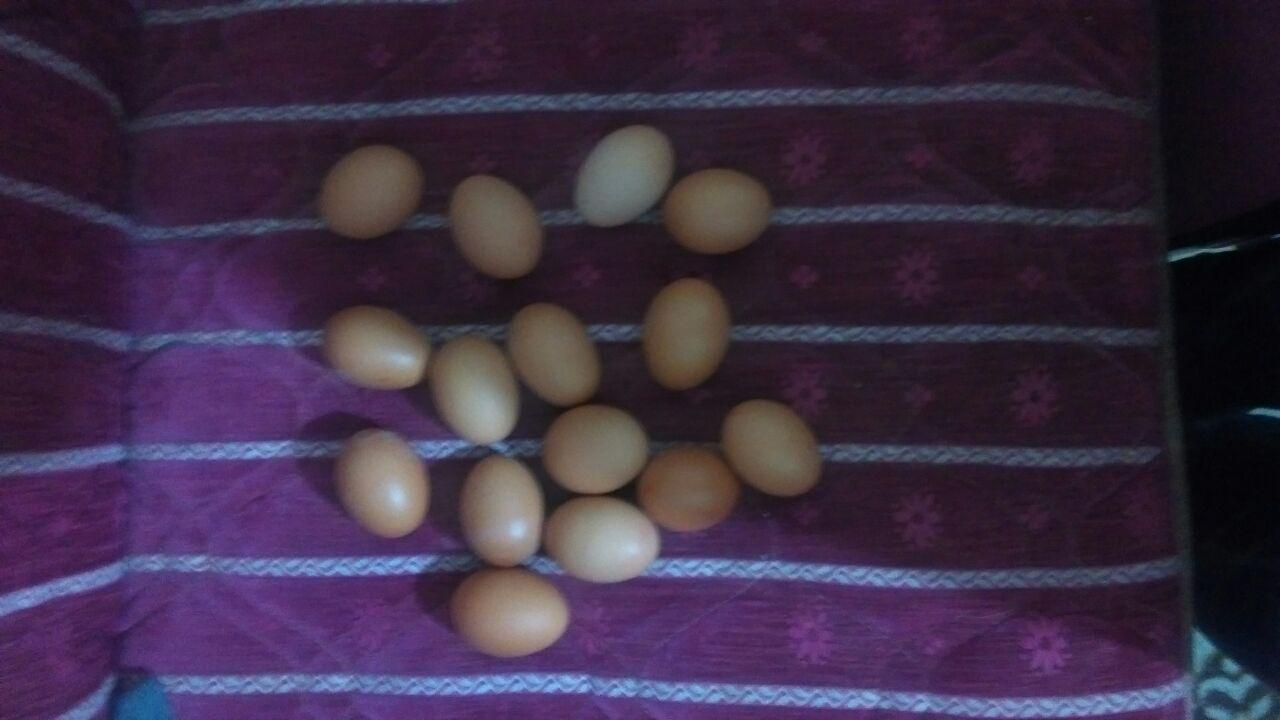
#> input picture deneyseti/goruntu2/problem2.jpg, 1280 x 720 px
$ python problem2.py
#> lines starting #> are read from the running program, lines starting #| are printed output that depends on the picture; after the words box and inside, x2 and y2 are one past the last pixel; in counts of white or black regions, pixels touching at a corner belong together
"""
mehmet kucuk 121024075
gorunut isleme proje
1) esikleme
2)ayrit saptama
3)morfolojic operator
4)baglanti bilesen analizi
5)cizgi/elips/daire tespiti
6)oznitelik cikartimi
"""
import numpy as np
import cv2
from skimage import measure
from imutils import contours
import imutils
import cv2
import numpy as np
from matplotlib import pyplot as plt
#gorutuyu iyilestirdim
img = cv2.imread("problem2.jpg",0)
#> img: shape (720, 1280); min 0, max 205, mean 52.8
kernel = np.ones((5,5),np.float32)/25
kernelone = np.ones((57,57))#dilation icin secilen matris
kernelTwo = np.ones((15,15))#erotion icın secilen matris
dst = cv2.filter2D(img,-1,kernel)
equ = cv2.equalizeHist(dst)
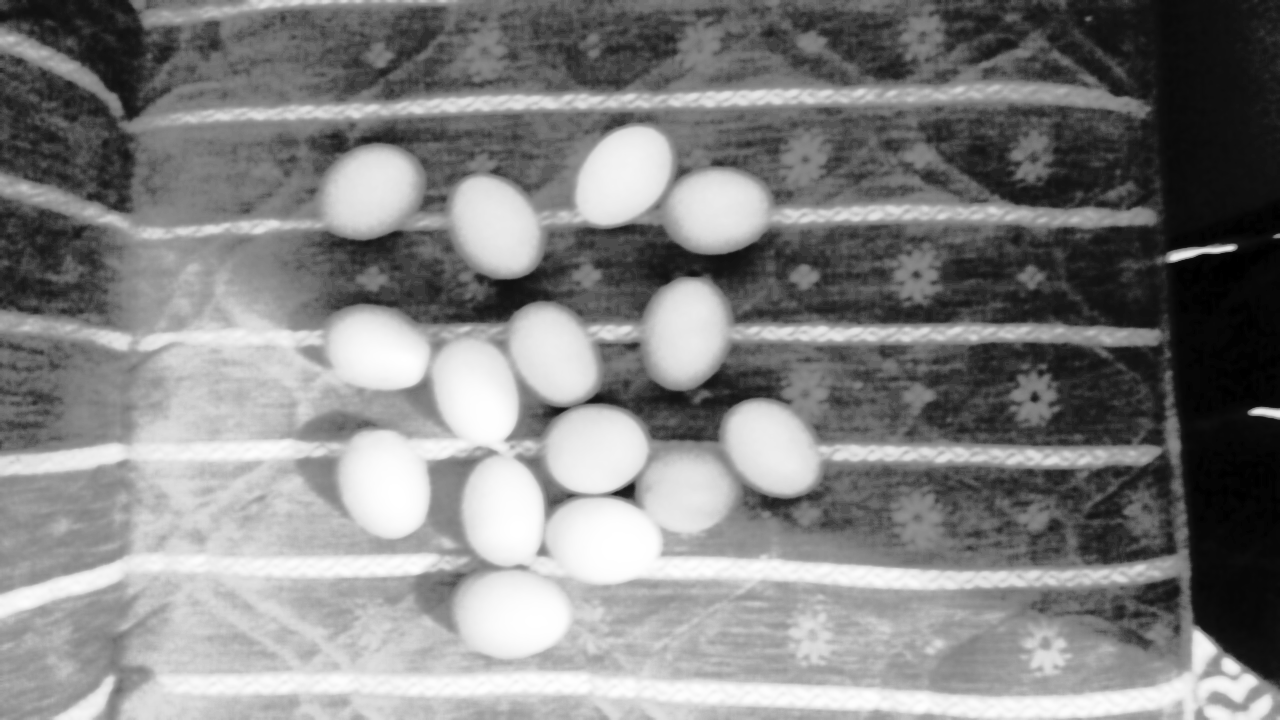
#> equ: shape (720, 1280); min 0, max 255, mean 129.5

# global thresholding
ret1,th1 = cv2.threshold(equ,170,255,cv2.THRESH_BINARY)
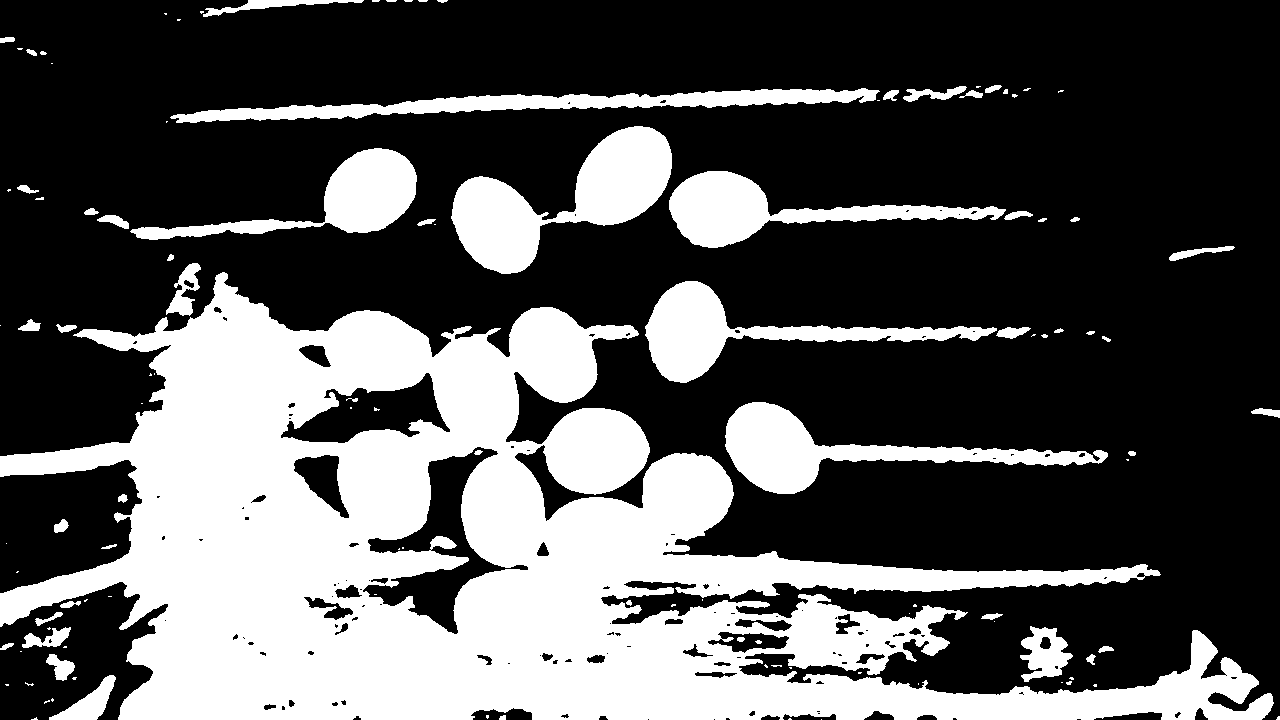
#> th1: shape (720, 1280); 33.4% white; 115 white regions (58 under 20 px), largest, box (x1, y1, x2, y2) and area: (0, 272, 1274, 720) 238319, (451, 126, 672, 274) 14088, (725, 402, 1108, 494) 10437

# Otsu's thresholding
th2 =cv2.adaptiveThreshold(equ,255,cv2.ADAPTIVE_THRESH_MEAN_C,cv2.THRESH_BINARY,111,0)
#> th2: shape (720, 1280); 40.1% white; 582 white regions (351 under 20 px), largest, box (x1, y1, x2, y2) and area: (0, 278, 1280, 720) 135549, (0, 0, 1156, 307) 77248, (0, 324, 543, 565) 36918

# Otsu's thresholding after Gaussian filtering
blur = cv2.GaussianBlur(img,(5,5),0)
ret3,th3 = cv2.threshold(blur,0,255,cv2.THRESH_BINARY+cv2.THRESH_OTSU)
#> th3: shape (720, 1280); 34.4% white; 148 white regions (79 under 20 px), largest, box (x1, y1, x2, y2) and area: (0, 262, 1274, 720) 244379, (450, 126, 672, 274) 14264, (725, 402, 1110, 495) 10676
#> ret3 = 61


# plot all the images and their histograms
images = [equ, 0, th1,
          equ, 0, th2,
          blur, 0, th3]
erosion = cv2.erode(images[5],kernelone,iterations = 1)#local thresholding uyguladiktan sonra backgroundu yok etmek için
#> erosion: shape (720, 1280); 0.3% white; 16 white regions (2 under 20 px), largest, box (x1, y1, x2, y2) and area: (373, 467, 397, 498) 514, (592, 534, 628, 551) 326, (677, 317, 697, 347) 304
dilation = cv2.dilate(erosion, kernelTwo, iterations=1)#kalan bölgeleri kalinlastirdimm
#> dilation: shape (720, 1280); 1.5% white; 15 white regions, largest, box (x1, y1, x2, y2) and area: (366, 460, 404, 505) 1480, (585, 527, 635, 558) 1264, (670, 310, 704, 354) 1200
titles = ['Original Noisy Image','Histogram','Global Thresholding (v=127)',
          'Original Noisy Image','Histogram',"Otsu's Thresholding",
          'Gaussian filtered Image','Histogram',"Otsu's Thresholding"]
#bölgeleri adlandirip saydim
labels = measure.label(dilation, neighbors=8, background=0)
#> labels: shape (720, 1280) int64; 16 distinct labels, from 0 to 15
mask = np.zeros(dilation.shape, dtype="uint8")

# loop over the unique components
for label in np.unique(labels):
	# if this is the background label, ignore it
	if label == 0:
		continue

	# otherwise, construct the label mask and count the
	# number of pixels
	labelMask = np.zeros(dilation.shape, dtype="uint8")
	labelMask[labels == label] = 255
	numPixels = cv2.countNonZero(labelMask)

	# if the number of pixels in the component is sufficiently
	# large, then add it to our mask of "large blobs"
	if numPixels > 300:
		mask = cv2.add(mask, labelMask)
#> this loop made 16 passes
#> numPixels on passes 2 to 13: 918, 1105, 844, 1049, 1200, 975, 451, 883, 547, 818, 1480, 459
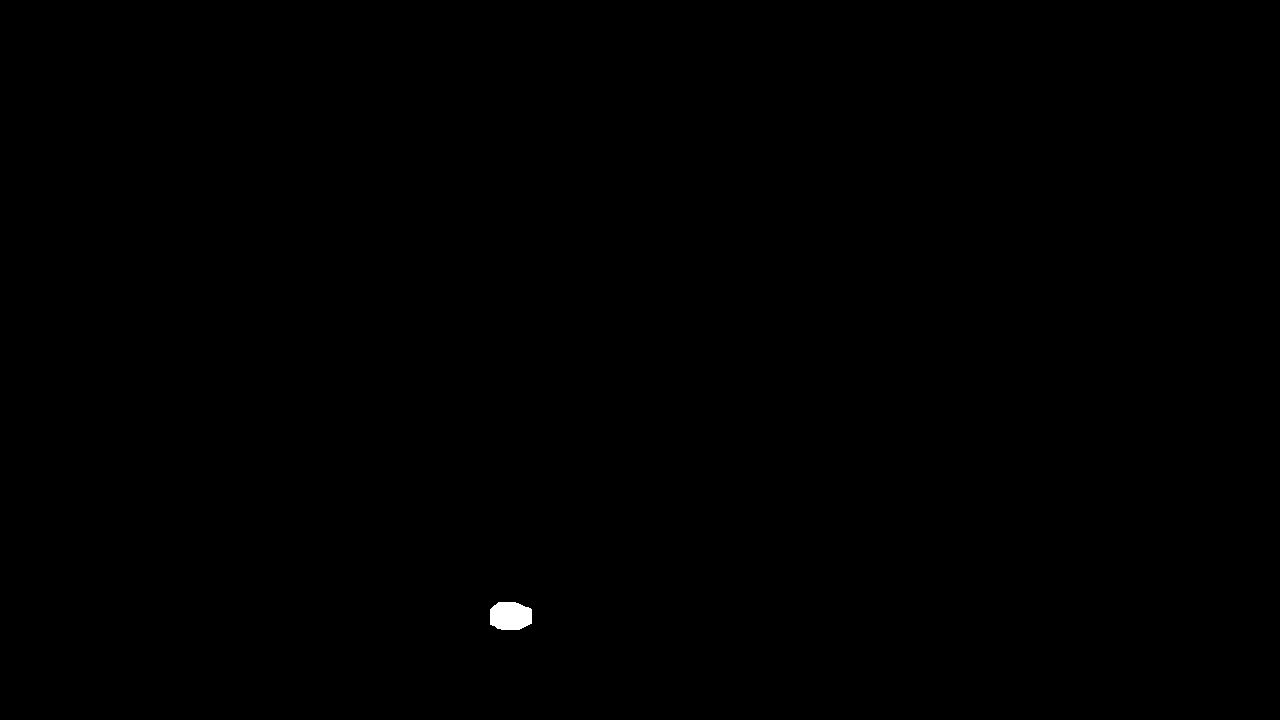
#> labelMask: shape (720, 1280); 0.11% white; 1 white region
# find the contours in the mask, then sort them from left to
# right
cnts = cv2.findContours(mask.copy(), cv2.RETR_EXTERNAL,cv2.CHAIN_APPROX_SIMPLE)
#> cnts = 15 contours; largest, box (x1, y1, x2, y2) and area: (366, 460, 404, 505) 1410, (585, 527, 635, 558) 1196, (670, 310, 704, 354) 1142, (351, 176, 390, 210) 1045, (478, 208, 514, 248) 993
cnts = imutils.grab_contours(cnts)
cnts = contours.sort_contours(cnts)[0]

# loop over the contours
for (i, c) in enumerate(cnts):
	# draw the bright spot on the image
	(x, y, w, h) = cv2.boundingRect(c)
	((cX, cY), radius) = cv2.minEnclosingCircle(c)
	cv2.circle(img, (int(cX), int(cY)), int(radius),(0, 0, 255), 3)
	cv2.putText(img, "#{}".format(i + 1), (x, y - 15),cv2.FONT_HERSHEY_SIMPLEX, 0.45, (0, 0, 255), 2)
#> this loop made 15 passes
#> (x, y, w, h, cX, cY, radius) on passes 1 to 12: (351, 176, 39, 34, 370, 193.5, 23.9), (355, 335, 40, 30, 374.5, 351.5, 22.15), (366, 460, 38, 45, 387.4, 480.8, 25.98), (462, 371, 29, 40, 476, 390.5, 24.01), (478, 208, 36, 40, 494.5, 227.5, 25.54), (490, 602, 42, 28, 510.5, 616.5, 21.83), (490, 495, 27, 36, 503.5, 512.5, 19.91), (550, 346, 23, 21, 561, 355.5, 14.53), (580, 435, 33, 29, 596, 449, 18.36), (585, 527, 50, 31, 609.5, 545, 26.86), (604, 159, 36, 40, 621.5, 178.5, 26.2), (670, 310, 34, 44, 685, 331.5, 24.15)
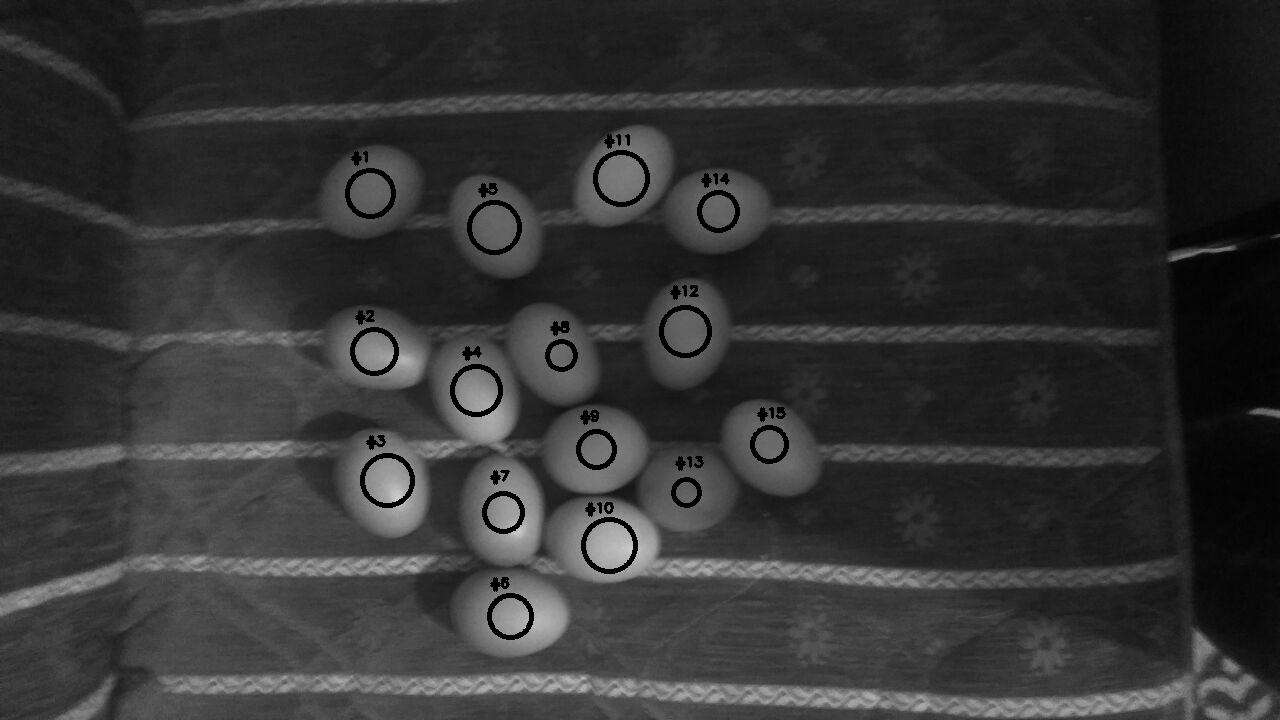
#> img: shape (720, 1280); min 0, max 205, mean 51.2

cv2.imwrite('resultp1.pgm',img)
# show the output image
#cv2.imshow("Image", img)
#cv2.waitKey(0)
